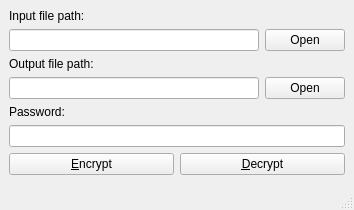
<?xml version="1.0" encoding="UTF-8"?>
<ui version="4.0">
 <class>MainWindow</class>
 <widget class="QMainWindow" name="MainWindow">
  <property name="geometry">
   <rect>
    <x>0</x>
    <y>0</y>
    <width>354</width>
    <height>210</height>
   </rect>
  </property>
  <property name="windowTitle">
   <string>MainWindow</string>
  </property>
  <widget class="QWidget" name="centralwidget">
   <layout class="QGridLayout" name="gridLayout">
    <item row="3" column="1">
     <widget class="QPushButton" name="openOutputFile">
      <property name="text">
       <string>Open</string>
      </property>
     </widget>
    </item>
    <item row="4" column="0" colspan="2">
     <widget class="QLabel" name="label_3">
      <property name="text">
       <string>Password:</string>
      </property>
     </widget>
    </item>
    <item row="1" column="0">
     <widget class="QLineEdit" name="inputFilePath">
      <property name="minimumSize">
       <size>
        <width>250</width>
        <height>0</height>
       </size>
      </property>
     </widget>
    </item>
    <item row="1" column="1">
     <widget class="QPushButton" name="openInputFile">
      <property name="text">
       <string>Open</string>
      </property>
     </widget>
    </item>
    <item row="5" column="0" colspan="2">
     <widget class="QLineEdit" name="cryptKey"/>
    </item>
    <item row="3" column="0">
     <widget class="QLineEdit" name="outputFilePath"/>
    </item>
    <item row="0" column="0" colspan="2">
     <widget class="QLabel" name="label">
      <property name="text">
       <string>Input file path:</string>
      </property>
     </widget>
    </item>
    <item row="2" column="0" colspan="2">
     <widget class="QLabel" name="label_2">
      <property name="text">
       <string>Output file path:</string>
      </property>
     </widget>
    </item>
    <item row="7" column="0">
     <spacer name="verticalSpacer">
      <property name="orientation">
       <enum>Qt::Vertical</enum>
      </property>
      <property name="sizeHint" stdset="0">
       <size>
        <width>20</width>
        <height>40</height>
       </size>
      </property>
     </spacer>
    </item>
    <item row="6" column="0" colspan="2">
     <layout class="QHBoxLayout" name="horizontalLayout">
      <item>
       <widget class="QPushButton" name="encrypt">
        <property name="text">
         <string>&amp;Encrypt</string>
        </property>
       </widget>
      </item>
      <item>
       <widget class="QPushButton" name="decrypt">
        <property name="text">
         <string>&amp;Decrypt</string>
        </property>
       </widget>
      </item>
     </layout>
    </item>
   </layout>
  </widget>
  <widget class="QStatusBar" name="statusbar"/>
 </widget>
 <tabstops>
  <tabstop>openInputFile</tabstop>
  <tabstop>openOutputFile</tabstop>
  <tabstop>inputFilePath</tabstop>
  <tabstop>outputFilePath</tabstop>
  <tabstop>cryptKey</tabstop>
  <tabstop>encrypt</tabstop>
  <tabstop>decrypt</tabstop>
 </tabstops>
 <resources/>
 <connections/>
</ui>
